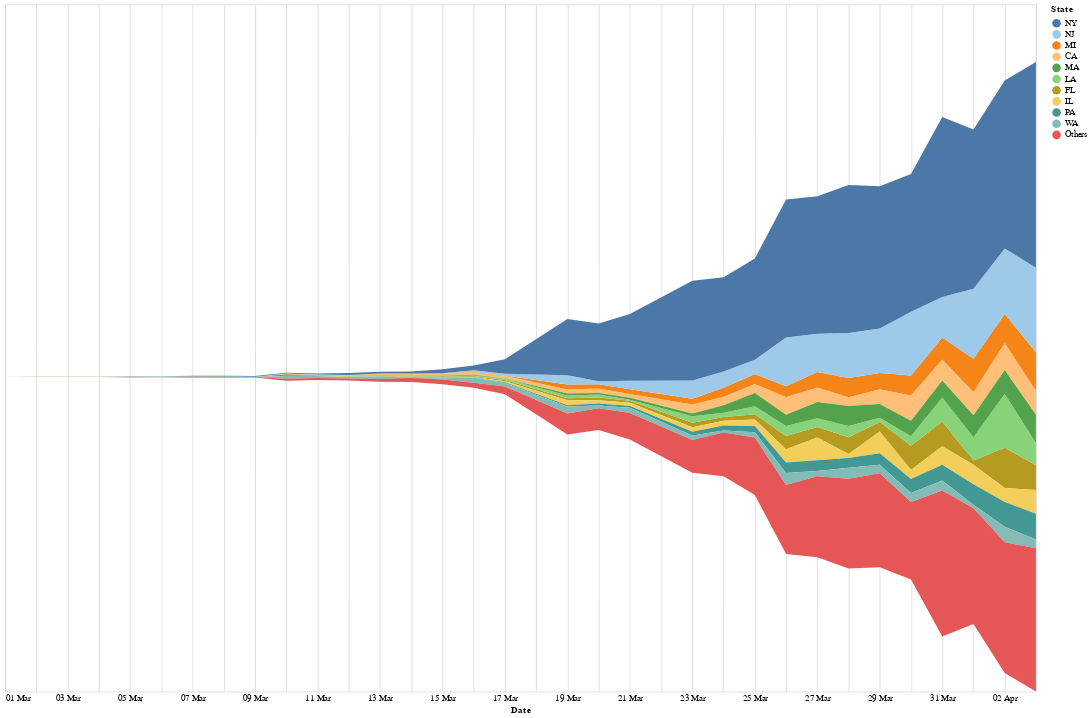

The notebook cell this image was saved under:
### Markdown cell above
# US State Level Visualizations

### Code cell
# Plot top contributing states to US trend

us_state_level = df[df['Country'] == 'US'].groupby(['State', 'Date'], as_index=False).sum()
# Drop 03-22-2020 since county breakdown started from here and so there is break in continuity
us_state_level = us_state_level.drop(us_state_level[us_state_level['Date'] == '03-22-2020'].index)
us_state_level = us_state_level.drop(us_state_level[us_state_level['Date'] == '03-18-2020'].index)
us_state_level = us_state_level[us_state_level['Date'] >= '03-01-2020']

streamgraph(us_state_level, 'State', 'Confirmed_New', 'Confirmed', 10).interactive()

### Figure 1 — Vega-Lite specification as saved in the notebook (floating-point values rounded to 4 significant figures; data arrays with more than 128 entries replaced by an {"elided": "..."} marker saying what was removed)
{"config": {"view": {"continuousWidth": 400, "continuousHeight": 300}}, "data": {"name": "data-88ba5b50541e8b4aef69168b8cc80329"}, "mark": "area", "encoding": {"color": {"type": "nominal", "field": "State", "scale": {"scheme": "tableau20"}, "sort": ["NY", "NJ", "MI", "CA", "MA", "LA", "FL", "IL", "PA", "WA"]}, "opacity": {"condition": {"value": 1, "selection": "selector137"}, "value": 0.2}, "order": {"type": "quantitative", "field": "Confirmed"}, "tooltip": [{"type": "nominal", "field": "State"}, {"type": "quantitative", "field": "Confirmed_New"}], "x": {"type": "temporal", "axis": {"domain": false, "format": "%d %b", "tickSize": 0}, "field": "Date"}, "y": {"type": "quantitative", "axis": null, "field": "Confirmed_New", "stack": "center"}}, "height": 800, "selection": {"selector137": {"type": "single", "fields": ["State"], "bind": "legend"}, "selector138": {"type": "interval", "bind": "scales", "encodings": ["x", "y"]}}, "transform": [{"lookup": "State", "from": {"data": {"name": "data-dc793419f28b34b3cd1d97e556997ebe"}, "key": "State", "fields": ["Confirmed"]}}], "width": 1200, "$schema": "https://vega.github.io/schema/vega-lite/v4.0.2.json", "datasets": {"data-88ba5b50541e8b4aef69168b8cc80329": {"elided": "324 records"}, "data-dc793419f28b34b3cd1d97e556997ebe": [{"State": "NY", "Date": "04-03-2020", "Confirmed": 103000.0, "Deaths": 2935.0, "Recovered": 0.0, "Confirmed_New": 10480.0, "Deaths_New": 562.0, "Recovered_New": 0.0}, {"State": "NJ", "Date": "04-03-2020", "Confirmed": 29900.0, "Deaths": 646.0, "Recovered": 0.0, "Confirmed_New": 4305.0, "Deaths_New": 109.0, "Recovered_New": 0.0}, {"State": "MI", "Date": "04-03-2020", "Confirmed": 12740.0, "Deaths": 479.0, "Recovered": 0.0, "Confirmed_New": 1953.0, "Deaths_New": 62.0, "Recovered_New": 0.0}, {"State": "CA", "Date": "04-03-2020", "Confirmed": 12000.0, "Deaths": 265.0, "Recovered": 0.0, "Confirmed_New": 1231.0, "Deaths_New": 27.0, "Recovered_New": 0.0}, {"State": "MA", "Date": "04-03-2020", "Confirmed": 10400.0, "Deaths": 192.0, "Recovered": 0.0, "Confirmed_New": 1436.0, "Deaths_New": 38.0, "Recovered_New": 0.0}, {"State": "LA", "Date": "04-03-2020", "Confirmed": 10300.0, "Deaths": 370.0, "Recovered": 0.0, "Confirmed_New": 1137.0, "Deaths_New": 60.0, "Recovered_New": 0.0}, {"State": "FL", "Date": "04-03-2020", "Confirmed": 10270.0, "Deaths": 170.0, "Recovered": 0.0, "Confirmed_New": 1260.0, "Deaths_New": 6.0, "Recovered_New": 0.0}, {"State": "IL", "Date": "04-03-2020", "Confirmed": 8904.0, "Deaths": 210.0, "Recovered": 0.0, "Confirmed_New": 1209.0, "Deaths_New": 47.0, "Recovered_New": 0.0}, {"State": "PA", "Date": "04-03-2020", "Confirmed": 8570.0, "Deaths": 102.0, "Recovered": 0.0, "Confirmed_New": 1302.0, "Deaths_New": 12.0, "Recovered_New": 0.0}, {"State": "WA", "Date": "04-03-2020", "Confirmed": 6846.0, "Deaths": 291.0, "Recovered": 0.0, "Confirmed_New": 457.0, "Deaths_New": 20.0, "Recovered_New": 0.0}, {"State": "GA", "Date": "04-03-2020", "Confirmed": 5831.0, "Deaths": 184.0, "Recovered": 0.0, "Confirmed_New": 483.0, "Deaths_New": 21.0, "Recovered_New": 0.0}, {"State": "TX", "Date": "04-03-2020", "Confirmed": 5734.0, "Deaths": 100.0, "Recovered": 0.0, "Confirmed_New": 665.0, "Deaths_New": 23.0, "Recovered_New": 0.0}, {"State": "CT", "Date": "04-03-2020", "Confirmed": 4914.0, "Deaths": 131.0, "Recovered": 0.0, "Confirmed_New": 1090.0, "Deaths_New": 19.0, "Recovered_New": 0.0}, {"State": "CO", "Date": "04-03-2020", "Confirmed": 3742.0, "Deaths": 97.0, "Recovered": 0.0, "Confirmed_New": 400.0, "Deaths_New": 17.0, "Recovered_New": 0.0}, {"State": "IN", "Date": "04-03-2020", "Confirmed": 3437.0, "Deaths": 102.0, "Recovered": 0.0, "Confirmed_New": 399.0, "Deaths_New": 24.0, "Recovered_New": 0.0}, {"State": "OH", "Date": "04-03-2020", "Confirmed": 3312.0, "Deaths": 91.0, "Recovered": 0.0, "Confirmed_New": 411.0, "Deaths_New": 10.0, "Recovered_New": 0.0}, {"State": "TN", "Date": "04-03-2020", "Confirmed": 3067.0, "Deaths": 41.0, "Recovered": 0.0, "Confirmed_New": 222.0, "Deaths_New": 5.0, "Recovered_New": 0.0}, {"State": "MD", "Date": "04-03-2020", "Confirmed": 2758.0, "Deaths": 43.0, "Recovered": 0.0, "Confirmed_New": 427.0, "Deaths_New": 7.0, "Recovered_New": 0.0}, {"State": "NC", "Date": "04-03-2020", "Confirmed": 2251.0, "Deaths": 27.0, "Recovered": 0.0, "Confirmed_New": 274.0, "Deaths_New": 6.0, "Recovered_New": 0.0}, {"State": "WI", "Date": "04-03-2020", "Confirmed": 2012.0, "Deaths": 51.0, "Recovered": 0.0, "Confirmed_New": 264.0, "Deaths_New": 13.0, "Recovered_New": 0.0}, {"State": "VA", "Date": "04-03-2020", "Confirmed": 2012.0, "Deaths": 46.0, "Recovered": 0.0, "Confirmed_New": 307.0, "Deaths_New": 5.0, "Recovered_New": 0.0}, {"State": "AZ", "Date": "04-03-2020", "Confirmed": 1937.0, "Deaths": 41.0, "Recovered": 0.0, "Confirmed_New": 222.0, "Deaths_New": 9.0, "Recovered_New": 0.0}, {"State": "MO", "Date": "04-03-2020", "Confirmed": 1864.0, "Deaths": 25.0, "Recovered": 0.0, "Confirmed_New": 7.0, "Deaths_New": 3.0, "Recovered_New": 0.0}, {"State": "SC", "Date": "04-03-2020", "Confirmed": 1700.0, "Deaths": 34.0, "Recovered": 0.0, "Confirmed_New": 146.0, "Deaths_New": 3.0, "Recovered_New": 0.0}, {"State": "NV", "Date": "04-03-2020", "Confirmed": 1514.0, "Deaths": 43.0, "Recovered": 0.0, "Confirmed_New": 51.0, "Deaths_New": 5.0, "Recovered_New": 0.0}, {"State": "AL", "Date": "04-03-2020", "Confirmed": 1495.0, "Deaths": 38.0, "Recovered": 0.0, "Confirmed_New": 262.0, "Deaths_New": 11.0, "Recovered_New": 0.0}, {"State": "MS", "Date": "04-03-2020", "Confirmed": 1358.0, "Deaths": 29.0, "Recovered": 0.0, "Confirmed_New": 181.0, "Deaths_New": 3.0, "Recovered_New": 0.0}, {"State": "UT", "Date": "04-03-2020", "Confirmed": 1255.0, "Deaths": 7.0, "Recovered": 0.0, "Confirmed_New": 183.0, "Deaths_New": 0.0, "Recovered_New": 0.0}, {"State": "OK", "Date": "04-03-2020", "Confirmed": 990.0, "Deaths": 38.0, "Recovered": 0.0, "Confirmed_New": 109.0, "Deaths_New": 4.0, "Recovered_New": 0.0}, {"State": "OR", "Date": "04-03-2020", "Confirmed": 899.0, "Deaths": 22.0, "Recovered": 0.0, "Confirmed_New": 73.0, "Deaths_New": 1.0, "Recovered_New": 0.0}, {"State": "ID", "Date": "04-03-2020", "Confirmed": 891.0, "Deaths": 9.0, "Recovered": 0.0, "Confirmed_New": 124.0, "Deaths_New": 0.0, "Recovered_New": 0.0}, {"State": "MN", "Date": "04-03-2020", "Confirmed": 788.0, "Deaths": 22.0, "Recovered": 0.0, "Confirmed_New": 46.0, "Deaths_New": 4.0, "Recovered_New": 0.0}, {"State": "KY", "Date": "04-03-2020", "Confirmed": 770.0, "Deaths": 34.0, "Recovered": 0.0, "Confirmed_New": 0.0, "Deaths_New": 3.0, "Recovered_New": 0.0}, {"State": "DC", "Date": "04-03-2020", "Confirmed": 757.0, "Deaths": 15.0, "Recovered": 0.0, "Confirmed_New": 104.0, "Deaths_New": 3.0, "Recovered_New": 0.0}, {"State": "RI", "Date": "04-03-2020", "Confirmed": 711.0, "Deaths": 14.0, "Recovered": 0.0, "Confirmed_New": 54.0, "Deaths_New": 2.0, "Recovered_New": 0.0}, {"State": "AR", "Date": "04-03-2020", "Confirmed": 704.0, "Deaths": 12.0, "Recovered": 0.0, "Confirmed_New": 61.0, "Deaths_New": 0.0, "Recovered_New": 0.0}, {"State": "IA", "Date": "04-03-2020", "Confirmed": 699.0, "Deaths": 11.0, "Recovered": 0.0, "Confirmed_New": 86.0, "Deaths_New": 0.0, "Recovered_New": 0.0}, {"State": "KS", "Date": "04-03-2020", "Confirmed": 629.0, "Deaths": 18.0, "Recovered": 0.0, "Confirmed_New": 77.0, "Deaths_New": 6.0, "Recovered_New": 0.0}, {"State": "NM", "Date": "04-03-2020", "Confirmed": 534.0, "Deaths": 10.0, "Recovered": 0.0, "Confirmed_New": 146.0, "Deaths_New": 4.0, "Recovered_New": 0.0}, {"State": "NH", "Date": "04-03-2020", "Confirmed": 479.0, "Deaths": 5.0, "Recovered": 0.0, "Confirmed_New": 64.0, "Deaths_New": 0.0, "Recovered_New": 0.0}, {"State": "DE", "Date": "04-03-2020", "Confirmed": 450.0, "Deaths": 14.0, "Recovered": 0.0, "Confirmed_New": 57.0, "Deaths_New": 2.0, "Recovered_New": 0.0}, {"State": "ME", "Date": "04-03-2020", "Confirmed": 432.0, "Deaths": 9.0, "Recovered": 0.0, "Confirmed_New": 56.0, "Deaths_New": 2.0, "Recovered_New": 0.0}, {"State": "VT", "Date": "04-03-2020", "Confirmed": 389.0, "Deaths": 17.0, "Recovered": 0.0, "Confirmed_New": 51.0, "Deaths_New": 0.0, "Recovered_New": 0.0}, {"State": "HI", "Date": "04-03-2020", "Confirmed": 319.0, "Deaths": 3.0, "Recovered": 0.0, "Confirmed_New": 61.0, "Deaths_New": 2.0, "Recovered_New": 0.0}, {"State": "PR", "Date": "04-03-2020", "Confirmed": 316.0, "Deaths": 15.0, "Recovered": 0.0, "Confirmed_New": 0.0, "Deaths_New": 3.0, "Recovered_New": 0.0}, {"State": "NE", "Date": "04-03-2020", "Confirmed": 279.0, "Deaths": 6.0, "Recovered": 0.0, "Confirmed_New": 33.0, "Deaths_New": 1.0, "Recovered_New": 0.0}, {"State": "MT", "Date": "04-03-2020", "Confirmed": 243.0, "Deaths": 5.0, "Recovered": 0.0, "Confirmed_New": 2.0, "Deaths_New": -1.0, "Recovered_New": 0.0}, {"State": "WV", "Date": "04-03-2020", "Confirmed": 237.0, "Deaths": 2.0, "Recovered": 0.0, "Confirmed_New": 21.0, "Deaths_New": 1.0, "Recovered_New": 0.0}, {"State": "SD", "Date": "04-03-2020", "Confirmed": 187.0, "Deaths": 2.0, "Recovered": 0.0, "Confirmed_New": 22.0, "Deaths_New": 0.0, "Recovered_New": 0.0}, {"State": "ND", "Date": "04-03-2020", "Confirmed": 173.0, "Deaths": 3.0, "Recovered": 0.0, "Confirmed_New": 14.0, "Deaths_New": 0.0, "Recovered_New": 0.0}, {"State": "WY", "Date": "04-03-2020", "Confirmed": 162.0, "Deaths": 0.0, "Recovered": 0.0, "Confirmed_New": 12.0, "Deaths_New": 0.0, "Recovered_New": 0.0}, {"State": "AK", "Date": "04-03-2020", "Confirmed": 157.0, "Deaths": 3.0, "Recovered": 0.0, "Confirmed_New": 14.0, "Deaths_New": 0.0, "Recovered_New": 0.0}, {"State": "Cruise Ship", "Date": "04-03-2020", "Confirmed": 152.0, "Deaths": 3.0, "Recovered": 0.0, "Confirmed_New": 0.0, "Deaths_New": 0.0, "Recovered_New": 0.0}, {"State": "GU", "Date": "04-03-2020", "Confirmed": 84.0, "Deaths": 4.0, "Recovered": 0.0, "Confirmed_New": 2.0, "Deaths_New": 1.0, "Recovered_New": 0.0}, {"State": "VI", "Date": "04-03-2020", "Confirmed": 37.0, "Deaths": 0.0, "Recovered": 0.0, "Confirmed_New": 7.0, "Deaths_New": 0.0, "Recovered_New": 0.0}, {"State": "MP", "Date": "04-03-2020", "Confirmed": 8.0, "Deaths": 1.0, "Recovered": 0.0, "Confirmed_New": 0.0, "Deaths_New": 0.0, "Recovered_New": 0.0}, {"State": "Recovered", "Date": "04-03-2020", "Confirmed": 0.0, "Deaths": 0.0, "Recovered": 9707.0, "Confirmed_New": 0.0, "Deaths_New": 0.0, "Recovered_New": 706.0}]}}
